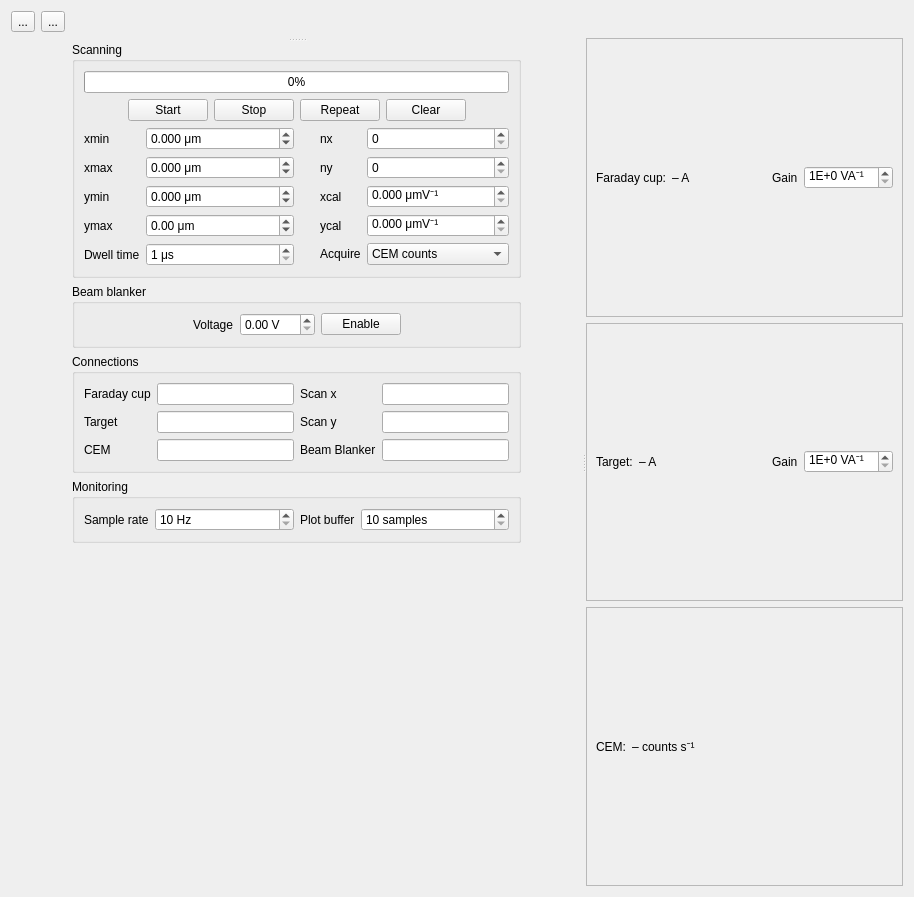
<?xml version="1.0" encoding="UTF-8"?>
<ui version="4.0">
 <class>Form</class>
 <widget class="QWidget" name="Form">
  <property name="geometry">
   <rect>
    <x>0</x>
    <y>0</y>
    <width>914</width>
    <height>897</height>
   </rect>
  </property>
  <property name="windowTitle">
   <string>FIB DAQmx scanner</string>
  </property>
  <layout class="QVBoxLayout" name="verticalLayout_3">
   <item>
    <layout class="QHBoxLayout" name="horizontalLayout">
     <item>
      <widget class="QToolButton" name="toolButtonStart">
       <property name="text">
        <string>...</string>
       </property>
       <property name="icon">
        <iconset>
         <normaloff>:/qtutils/fugue/control.png</normaloff>:/qtutils/fugue/control.png</iconset>
       </property>
      </widget>
     </item>
     <item>
      <widget class="QToolButton" name="toolButtonStop">
       <property name="text">
        <string>...</string>
       </property>
       <property name="icon">
        <iconset>
         <normaloff>:/qtutils/fugue/control-stop-square.png</normaloff>:/qtutils/fugue/control-stop-square.png</iconset>
       </property>
      </widget>
     </item>
     <item>
      <spacer name="horizontalSpacer">
       <property name="orientation">
        <enum>Qt::Horizontal</enum>
       </property>
       <property name="sizeHint" stdset="0">
        <size>
         <width>40</width>
         <height>20</height>
        </size>
       </property>
      </spacer>
     </item>
    </layout>
   </item>
   <item>
    <widget class="QSplitter" name="splitter_2">
     <property name="orientation">
      <enum>Qt::Horizontal</enum>
     </property>
     <widget class="QSplitter" name="splitter">
      <property name="orientation">
       <enum>Qt::Vertical</enum>
      </property>
      <widget class="QWidget" name="verticalLayoutWidget_2">
       <layout class="QVBoxLayout" name="verticalLayoutImage"/>
      </widget>
      <widget class="QWidget" name="layoutWidget">
       <layout class="QHBoxLayout" name="horizontalLayout_5">
        <item>
         <spacer name="horizontalSpacer_6">
          <property name="orientation">
           <enum>Qt::Horizontal</enum>
          </property>
          <property name="sizeHint" stdset="0">
           <size>
            <width>40</width>
            <height>20</height>
           </size>
          </property>
         </spacer>
        </item>
        <item>
         <layout class="QVBoxLayout" name="verticalLayout">
          <item>
           <widget class="QGroupBox" name="groupBoxScanning">
            <property name="title">
             <string>Scanning</string>
            </property>
            <layout class="QVBoxLayout" name="verticalLayout_2">
             <item>
              <widget class="QProgressBar" name="progressBar">
               <property name="value">
                <number>0</number>
               </property>
              </widget>
             </item>
             <item>
              <layout class="QHBoxLayout" name="horizontalLayout_3">
               <item>
                <spacer name="horizontalSpacer_2">
                 <property name="orientation">
                  <enum>Qt::Horizontal</enum>
                 </property>
                 <property name="sizeHint" stdset="0">
                  <size>
                   <width>40</width>
                   <height>20</height>
                  </size>
                 </property>
                </spacer>
               </item>
               <item>
                <widget class="QPushButton" name="pushButtonStartScan">
                 <property name="text">
                  <string>Start</string>
                 </property>
                 <property name="icon">
                  <iconset>
                   <normaloff>:/qtutils/fugue/control.png</normaloff>:/qtutils/fugue/control.png</iconset>
                 </property>
                </widget>
               </item>
               <item>
                <widget class="QPushButton" name="pushButtonStopScan">
                 <property name="text">
                  <string>Stop</string>
                 </property>
                 <property name="icon">
                  <iconset>
                   <normaloff>:/qtutils/fugue/control-stop-square.png</normaloff>:/qtutils/fugue/control-stop-square.png</iconset>
                 </property>
                </widget>
               </item>
               <item>
                <widget class="QPushButton" name="pushButtonRepeat">
                 <property name="text">
                  <string>Repeat</string>
                 </property>
                 <property name="icon">
                  <iconset>
                   <normaloff>:/qtutils/fugue/arrow-repeat.png</normaloff>:/qtutils/fugue/arrow-repeat.png</iconset>
                 </property>
                 <property name="checkable">
                  <bool>true</bool>
                 </property>
                </widget>
               </item>
               <item>
                <widget class="QPushButton" name="pushButtonClear">
                 <property name="text">
                  <string>Clear</string>
                 </property>
                 <property name="icon">
                  <iconset>
                   <normaloff>:/qtutils/fugue/eraser.png</normaloff>:/qtutils/fugue/eraser.png</iconset>
                 </property>
                 <property name="checkable">
                  <bool>true</bool>
                 </property>
                </widget>
               </item>
               <item>
                <spacer name="horizontalSpacer_3">
                 <property name="orientation">
                  <enum>Qt::Horizontal</enum>
                 </property>
                 <property name="sizeHint" stdset="0">
                  <size>
                   <width>40</width>
                   <height>20</height>
                  </size>
                 </property>
                </spacer>
               </item>
              </layout>
             </item>
             <item>
              <layout class="QHBoxLayout" name="horizontalLayout_4">
               <item>
                <layout class="QFormLayout" name="formLayout">
                 <item row="0" column="0">
                  <widget class="QLabel" name="label">
                   <property name="text">
                    <string>xmin</string>
                   </property>
                  </widget>
                 </item>
                 <item row="0" column="1">
                  <widget class="QDoubleSpinBox" name="doubleSpinBoxXmin">
                   <property name="suffix">
                    <string> μm</string>
                   </property>
                   <property name="decimals">
                    <number>3</number>
                   </property>
                   <property name="minimum">
                    <double>-10000.000000000000000</double>
                   </property>
                   <property name="maximum">
                    <double>10000.000000000000000</double>
                   </property>
                  </widget>
                 </item>
                 <item row="1" column="0">
                  <widget class="QLabel" name="label_2">
                   <property name="text">
                    <string>xmax</string>
                   </property>
                  </widget>
                 </item>
                 <item row="1" column="1">
                  <widget class="QDoubleSpinBox" name="doubleSpinBoxXmax">
                   <property name="suffix">
                    <string> μm</string>
                   </property>
                   <property name="decimals">
                    <number>3</number>
                   </property>
                   <property name="minimum">
                    <double>-10000.000000000000000</double>
                   </property>
                   <property name="maximum">
                    <double>10000.000000000000000</double>
                   </property>
                  </widget>
                 </item>
                 <item row="2" column="0">
                  <widget class="QLabel" name="label_3">
                   <property name="text">
                    <string>ymin</string>
                   </property>
                  </widget>
                 </item>
                 <item row="2" column="1">
                  <widget class="QDoubleSpinBox" name="doubleSpinBoxYmin">
                   <property name="suffix">
                    <string> μm</string>
                   </property>
                   <property name="decimals">
                    <number>3</number>
                   </property>
                   <property name="minimum">
                    <double>-10000.000000000000000</double>
                   </property>
                   <property name="maximum">
                    <double>10000.000000000000000</double>
                   </property>
                  </widget>
                 </item>
                 <item row="3" column="0">
                  <widget class="QLabel" name="label_4">
                   <property name="text">
                    <string>ymax</string>
                   </property>
                  </widget>
                 </item>
                 <item row="3" column="1">
                  <widget class="QDoubleSpinBox" name="doubleSpinBoxYmax">
                   <property name="suffix">
                    <string> μm</string>
                   </property>
                   <property name="minimum">
                    <double>-10000.000000000000000</double>
                   </property>
                   <property name="maximum">
                    <double>10000.000000000000000</double>
                   </property>
                  </widget>
                 </item>
                 <item row="4" column="1">
                  <widget class="QSpinBox" name="spinBoxDwellTime">
                   <property name="suffix">
                    <string> μs</string>
                   </property>
                   <property name="minimum">
                    <number>1</number>
                   </property>
                   <property name="maximum">
                    <number>1000000</number>
                   </property>
                  </widget>
                 </item>
                 <item row="4" column="0">
                  <widget class="QLabel" name="label_7">
                   <property name="text">
                    <string>Dwell time</string>
                   </property>
                  </widget>
                 </item>
                </layout>
               </item>
               <item>
                <layout class="QFormLayout" name="formLayout_3">
                 <property name="leftMargin">
                  <number>20</number>
                 </property>
                 <item row="1" column="1">
                  <widget class="QSpinBox" name="spinBoxNy">
                   <property name="maximum">
                    <number>10000</number>
                   </property>
                  </widget>
                 </item>
                 <item row="4" column="0">
                  <widget class="QLabel" name="label_8">
                   <property name="text">
                    <string>Acquire</string>
                   </property>
                  </widget>
                 </item>
                 <item row="4" column="1">
                  <widget class="QComboBox" name="comboBoxAcquire">
                   <item>
                    <property name="text">
                     <string>CEM counts</string>
                    </property>
                   </item>
                   <item>
                    <property name="text">
                     <string>Target current</string>
                    </property>
                   </item>
                  </widget>
                 </item>
                 <item row="1" column="0">
                  <widget class="QLabel" name="label_6">
                   <property name="text">
                    <string>ny</string>
                   </property>
                  </widget>
                 </item>
                 <item row="0" column="1">
                  <widget class="QSpinBox" name="spinBoxNx">
                   <property name="maximum">
                    <number>10000</number>
                   </property>
                  </widget>
                 </item>
                 <item row="0" column="0">
                  <widget class="QLabel" name="label_5">
                   <property name="text">
                    <string>nx</string>
                   </property>
                  </widget>
                 </item>
                 <item row="3" column="0">
                  <widget class="QLabel" name="label_22">
                   <property name="text">
                    <string>ycal</string>
                   </property>
                  </widget>
                 </item>
                 <item row="2" column="0">
                  <widget class="QLabel" name="label_23">
                   <property name="text">
                    <string>xcal</string>
                   </property>
                  </widget>
                 </item>
                 <item row="2" column="1">
                  <widget class="QDoubleSpinBox" name="doubleSpinBoxXcal">
                   <property name="suffix">
                    <string> μmV⁻¹</string>
                   </property>
                   <property name="decimals">
                    <number>3</number>
                   </property>
                   <property name="maximum">
                    <double>1000.000000000000000</double>
                   </property>
                  </widget>
                 </item>
                 <item row="3" column="1">
                  <widget class="QDoubleSpinBox" name="doubleSpinBoxYcal">
                   <property name="suffix">
                    <string> μmV⁻¹</string>
                   </property>
                   <property name="decimals">
                    <number>3</number>
                   </property>
                   <property name="maximum">
                    <double>1000.000000000000000</double>
                   </property>
                  </widget>
                 </item>
                </layout>
               </item>
              </layout>
             </item>
            </layout>
           </widget>
          </item>
          <item>
           <widget class="QGroupBox" name="groupBox_3">
            <property name="title">
             <string>Beam blanker</string>
            </property>
            <layout class="QHBoxLayout" name="horizontalLayout_10">
             <item>
              <spacer name="horizontalSpacer_8">
               <property name="orientation">
                <enum>Qt::Horizontal</enum>
               </property>
               <property name="sizeHint" stdset="0">
                <size>
                 <width>109</width>
                 <height>20</height>
                </size>
               </property>
              </spacer>
             </item>
             <item>
              <layout class="QFormLayout" name="formLayout_5">
               <item row="0" column="0">
                <widget class="QLabel" name="label_24">
                 <property name="text">
                  <string>Voltage</string>
                 </property>
                </widget>
               </item>
               <item row="0" column="1">
                <widget class="QDoubleSpinBox" name="doubleSpinBoxBeamBlankerVoltage">
                 <property name="suffix">
                  <string> V</string>
                 </property>
                 <property name="maximum">
                  <double>200.000000000000000</double>
                 </property>
                </widget>
               </item>
              </layout>
             </item>
             <item>
              <widget class="QPushButton" name="pushButtonBeamBlankerEnable">
               <property name="text">
                <string>Enable</string>
               </property>
               <property name="icon">
                <iconset>
                 <normaloff>:/qtutils/fugue/traffic-light-red.png</normaloff>:/qtutils/fugue/traffic-light-red.png</iconset>
               </property>
               <property name="checkable">
                <bool>true</bool>
               </property>
              </widget>
             </item>
             <item>
              <spacer name="horizontalSpacer_9">
               <property name="orientation">
                <enum>Qt::Horizontal</enum>
               </property>
               <property name="sizeHint" stdset="0">
                <size>
                 <width>108</width>
                 <height>20</height>
                </size>
               </property>
              </spacer>
             </item>
            </layout>
           </widget>
          </item>
          <item>
           <widget class="QGroupBox" name="groupBox">
            <property name="title">
             <string>Connections</string>
            </property>
            <layout class="QHBoxLayout" name="horizontalLayout_2">
             <item>
              <layout class="QFormLayout" name="formLayout_4">
               <item row="0" column="0">
                <widget class="QLabel" name="label_13">
                 <property name="text">
                  <string>Faraday cup</string>
                 </property>
                </widget>
               </item>
               <item row="0" column="1">
                <widget class="QLineEdit" name="lineEditFaradayCup"/>
               </item>
               <item row="1" column="0">
                <widget class="QLabel" name="label_14">
                 <property name="text">
                  <string>Target</string>
                 </property>
                </widget>
               </item>
               <item row="1" column="1">
                <widget class="QLineEdit" name="lineEditTarget"/>
               </item>
               <item row="2" column="0">
                <widget class="QLabel" name="label_17">
                 <property name="text">
                  <string>CEM</string>
                 </property>
                </widget>
               </item>
               <item row="2" column="1">
                <widget class="QLineEdit" name="lineEditCEM"/>
               </item>
              </layout>
             </item>
             <item>
              <layout class="QFormLayout" name="formLayout_6">
               <item row="0" column="0">
                <widget class="QLabel" name="label_19">
                 <property name="text">
                  <string>Scan x</string>
                 </property>
                </widget>
               </item>
               <item row="0" column="1">
                <widget class="QLineEdit" name="lineEditScanX"/>
               </item>
               <item row="1" column="0">
                <widget class="QLabel" name="label_20">
                 <property name="text">
                  <string>Scan y</string>
                 </property>
                </widget>
               </item>
               <item row="1" column="1">
                <widget class="QLineEdit" name="lineEditScanY"/>
               </item>
               <item row="2" column="0">
                <widget class="QLabel" name="label_21">
                 <property name="text">
                  <string>Beam Blanker</string>
                 </property>
                </widget>
               </item>
               <item row="2" column="1">
                <widget class="QLineEdit" name="lineEditBeamBlanker"/>
               </item>
              </layout>
             </item>
            </layout>
           </widget>
          </item>
          <item>
           <widget class="QGroupBox" name="groupBox_2">
            <property name="title">
             <string>Monitoring</string>
            </property>
            <layout class="QHBoxLayout" name="horizontalLayout_6">
             <item>
              <layout class="QFormLayout" name="formLayout_2">
               <item row="0" column="1">
                <widget class="QSpinBox" name="spinBoxSampleRate">
                 <property name="suffix">
                  <string> Hz</string>
                 </property>
                 <property name="minimum">
                  <number>10</number>
                 </property>
                 <property name="maximum">
                  <number>1000</number>
                 </property>
                </widget>
               </item>
               <item row="0" column="0">
                <widget class="QLabel" name="label_9">
                 <property name="text">
                  <string>Sample rate</string>
                 </property>
                </widget>
               </item>
              </layout>
             </item>
             <item>
              <layout class="QFormLayout" name="formLayout_7">
               <item row="0" column="0">
                <widget class="QLabel" name="label_10">
                 <property name="text">
                  <string>Plot buffer</string>
                 </property>
                </widget>
               </item>
               <item row="0" column="1">
                <widget class="QSpinBox" name="spinBoxPlotBuffer">
                 <property name="keyboardTracking">
                  <bool>false</bool>
                 </property>
                 <property name="suffix">
                  <string> samples</string>
                 </property>
                 <property name="minimum">
                  <number>10</number>
                 </property>
                 <property name="maximum">
                  <number>100000</number>
                 </property>
                </widget>
               </item>
              </layout>
             </item>
            </layout>
           </widget>
          </item>
          <item>
           <spacer name="verticalSpacer">
            <property name="orientation">
             <enum>Qt::Vertical</enum>
            </property>
            <property name="sizeHint" stdset="0">
             <size>
              <width>20</width>
              <height>40</height>
             </size>
            </property>
           </spacer>
          </item>
         </layout>
        </item>
        <item>
         <spacer name="horizontalSpacer_7">
          <property name="orientation">
           <enum>Qt::Horizontal</enum>
          </property>
          <property name="sizeHint" stdset="0">
           <size>
            <width>18</width>
            <height>20</height>
           </size>
          </property>
         </spacer>
        </item>
       </layout>
      </widget>
     </widget>
     <widget class="QWidget" name="verticalLayoutWidget">
      <layout class="QVBoxLayout" name="verticalLayout_8">
       <item>
        <widget class="QFrame" name="frameFaradayCup">
         <property name="frameShape">
          <enum>QFrame::StyledPanel</enum>
         </property>
         <property name="frameShadow">
          <enum>QFrame::Raised</enum>
         </property>
         <layout class="QVBoxLayout" name="verticalLayout_4">
          <item>
           <layout class="QHBoxLayout" name="horizontalLayout_7">
            <item>
             <widget class="QLabel" name="label_11">
              <property name="text">
               <string>Faraday cup:</string>
              </property>
             </widget>
            </item>
            <item>
             <widget class="QLabel" name="labelFaradayCupCurrent">
              <property name="text">
               <string>– A</string>
              </property>
             </widget>
            </item>
            <item>
             <spacer name="horizontalSpacer_10">
              <property name="orientation">
               <enum>Qt::Horizontal</enum>
              </property>
              <property name="sizeHint" stdset="0">
               <size>
                <width>40</width>
                <height>20</height>
               </size>
              </property>
             </spacer>
            </item>
            <item>
             <widget class="QLabel" name="label_12">
              <property name="text">
               <string>Gain</string>
              </property>
             </widget>
            </item>
            <item>
             <widget class="QSpinBox" name="spinBoxFaradayCupGain">
              <property name="suffix">
               <string> VA⁻¹</string>
              </property>
              <property name="prefix">
               <string>1E+</string>
              </property>
             </widget>
            </item>
           </layout>
          </item>
         </layout>
        </widget>
       </item>
       <item>
        <widget class="QFrame" name="frameTarget">
         <property name="frameShape">
          <enum>QFrame::StyledPanel</enum>
         </property>
         <property name="frameShadow">
          <enum>QFrame::Raised</enum>
         </property>
         <layout class="QVBoxLayout" name="verticalLayout_5">
          <item>
           <layout class="QHBoxLayout" name="horizontalLayout_8">
            <item>
             <widget class="QLabel" name="label_15">
              <property name="text">
               <string>Target:</string>
              </property>
             </widget>
            </item>
            <item>
             <widget class="QLabel" name="labelTargetCurrent">
              <property name="text">
               <string>– A</string>
              </property>
             </widget>
            </item>
            <item>
             <spacer name="horizontalSpacer_11">
              <property name="orientation">
               <enum>Qt::Horizontal</enum>
              </property>
              <property name="sizeHint" stdset="0">
               <size>
                <width>40</width>
                <height>20</height>
               </size>
              </property>
             </spacer>
            </item>
            <item>
             <widget class="QLabel" name="label_16">
              <property name="text">
               <string>Gain</string>
              </property>
             </widget>
            </item>
            <item>
             <widget class="QSpinBox" name="spinBoxTargetGain">
              <property name="suffix">
               <string> VA⁻¹</string>
              </property>
              <property name="prefix">
               <string>1E+</string>
              </property>
             </widget>
            </item>
           </layout>
          </item>
         </layout>
        </widget>
       </item>
       <item>
        <widget class="QFrame" name="frameCEM">
         <property name="frameShape">
          <enum>QFrame::StyledPanel</enum>
         </property>
         <property name="frameShadow">
          <enum>QFrame::Raised</enum>
         </property>
         <layout class="QVBoxLayout" name="verticalLayout_6">
          <item>
           <layout class="QHBoxLayout" name="horizontalLayout_9">
            <item>
             <widget class="QLabel" name="label_18">
              <property name="text">
               <string>CEM:</string>
              </property>
             </widget>
            </item>
            <item>
             <widget class="QLabel" name="labelCEMCounts">
              <property name="text">
               <string>– counts s⁻¹</string>
              </property>
             </widget>
            </item>
            <item>
             <spacer name="horizontalSpacer_12">
              <property name="orientation">
               <enum>Qt::Horizontal</enum>
              </property>
              <property name="sizeHint" stdset="0">
               <size>
                <width>40</width>
                <height>20</height>
               </size>
              </property>
             </spacer>
            </item>
           </layout>
          </item>
         </layout>
        </widget>
       </item>
      </layout>
     </widget>
    </widget>
   </item>
  </layout>
 </widget>
 <tabstops>
  <tabstop>toolButtonStart</tabstop>
  <tabstop>toolButtonStop</tabstop>
  <tabstop>pushButtonStartScan</tabstop>
  <tabstop>pushButtonStopScan</tabstop>
  <tabstop>pushButtonRepeat</tabstop>
  <tabstop>pushButtonClear</tabstop>
  <tabstop>doubleSpinBoxXmin</tabstop>
  <tabstop>doubleSpinBoxXmax</tabstop>
  <tabstop>doubleSpinBoxYmin</tabstop>
  <tabstop>doubleSpinBoxYmax</tabstop>
  <tabstop>spinBoxDwellTime</tabstop>
  <tabstop>spinBoxNx</tabstop>
  <tabstop>spinBoxNy</tabstop>
  <tabstop>doubleSpinBoxXcal</tabstop>
  <tabstop>doubleSpinBoxYcal</tabstop>
  <tabstop>comboBoxAcquire</tabstop>
  <tabstop>doubleSpinBoxBeamBlankerVoltage</tabstop>
  <tabstop>pushButtonBeamBlankerEnable</tabstop>
  <tabstop>lineEditFaradayCup</tabstop>
  <tabstop>lineEditTarget</tabstop>
  <tabstop>lineEditCEM</tabstop>
  <tabstop>lineEditScanX</tabstop>
  <tabstop>lineEditScanY</tabstop>
  <tabstop>lineEditBeamBlanker</tabstop>
  <tabstop>spinBoxSampleRate</tabstop>
  <tabstop>spinBoxPlotBuffer</tabstop>
  <tabstop>spinBoxFaradayCupGain</tabstop>
  <tabstop>spinBoxTargetGain</tabstop>
 </tabstops>
 <resources/>
 <connections/>
</ui>
